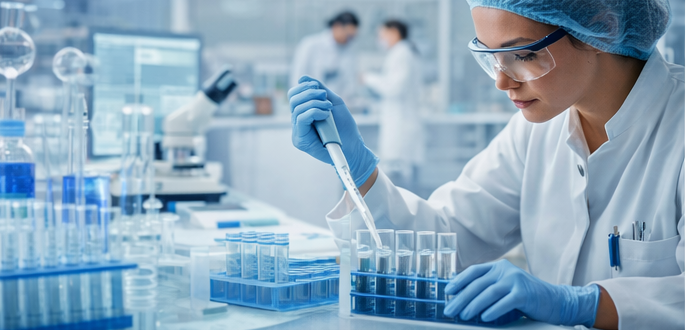
#> input picture CTFs/CTF9/fotos/aetherpharma.png, 700 x 330 px
$ python deep_analysis.py
#> lines starting #> are read from the running program, lines starting #| are printed output that depends on the picture
#!/usr/bin/env python3
# -*- coding: utf-8 -*-
"""
Análise Profunda - Descompressão de dados PNG e análise de pixels
"""

import zlib
import struct
from PIL import Image
import numpy as np

def extract_idat_data(filename):
    """Extrai e descomprime todos os dados IDAT"""
#> called with filename = 'aetherpharma.png'
    with open(filename, 'rb') as f:
        data = f.read()

    # Verificar header PNG
    if data[:8] != b'\x89PNG\r\n\x1a\n':
        print('ERRO: Não é um PNG válido!')
        return None

    offset = 8
    idat_chunks = []

    while offset < len(data):
        if offset + 8 > len(data):
            break

        chunk_len = struct.unpack('>I', data[offset:offset+4])[0]
        chunk_type = data[offset+4:offset+8]

        if chunk_type == b'IDAT':
            chunk_data = data[offset+8:offset+8+chunk_len]
            idat_chunks.append(chunk_data)

        offset += 8 + chunk_len + 4

        if chunk_type == b'IEND':
            break

    # Concatenar todos os chunks IDAT
    all_idat = b''.join(idat_chunks)

    # Descomprimir
    try:
        decompressed = zlib.decompress(all_idat)
        return decompressed
    except Exception as e:
        print(f'ERRO ao descomprimir: {e}')
        return None

def analyze_decompressed_data(decompressed, width, height):
    """Analisa os dados descomprimidos"""
#> called with width = 700, height = 330
    print(f'\n=== Análise dos Dados Descomprimidos ===')
    print(f'Tamanho descomprimido: {len(decompressed)} bytes')
    print(f'Esperado (com filtros): {width * height * 3 + height} bytes')

    # Os dados PNG descomprimidos têm um byte de filtro por linha
    # Formato: [filtro][dados da linha] para cada linha

    # Extrair apenas os dados de pixel (ignorar bytes de filtro)
    pixel_data = []
    for y in range(height):
        line_start = y * (width * 3 + 1)
        if line_start + 1 < len(decompressed):
            filter_byte = decompressed[line_start]
            line_data = decompressed[line_start + 1:line_start + 1 + width * 3]
            pixel_data.extend(line_data)

    pixel_array = np.array(pixel_data, dtype=np.uint8)

    # Análise LSB dos dados brutos
    print('\n[LSB Analysis - Dados Descomprimidos]')
    lsb_bits = pixel_array & 1
    bits_str = ''.join([str(b) for b in lsb_bits])

    # Converter para bytes
    bytes_data = []
    for i in range(0, len(bits_str), 8):
        if i + 8 <= len(bits_str):
            byte_val = int(bits_str[i:i+8], 2)
            bytes_data.append(byte_val)

    lsb_bytes = bytes(bytes_data)
    lsb_str = lsb_bytes.decode('utf-8', errors='ignore')

    # Procurar padrões
    if 'solyd' in lsb_str.lower():
        idx = lsb_str.lower().find('solyd')
        print('🚨 ENCONTRADO "solyd" no LSB dos dados descomprimidos!')
        print(f'Contexto: {lsb_str[max(0, idx-50):idx+200]}')
        return lsb_str[max(0, idx-50):idx+200]

    if 'flag' in lsb_str.lower():
        idx = lsb_str.lower().find('flag')
        print('🚨 ENCONTRADO "flag" no LSB dos dados descomprimidos!')
        print(f'Contexto: {lsb_str[max(0, idx-50):idx+200]}')
        return lsb_str[max(0, idx-50):idx+200]

    # Verificar outros bit planes
    for plane in range(1, 8):
        plane_bits = (pixel_array >> plane) & 1
        bits_str = ''.join([str(b) for b in plane_bits])
        bytes_data = []
        for i in range(0, len(bits_str), 8):
            if i + 8 <= len(bits_str):
                byte_val = int(bits_str[i:i+8], 2)
                bytes_data.append(byte_val)
        plane_bytes = bytes(bytes_data)
        plane_str = plane_bytes.decode('utf-8', errors='ignore')

        if 'solyd' in plane_str.lower() or 'flag' in plane_str.lower():
            print(f'🚨 ENCONTRADO padrão no bit plane {plane}!')
            if 'solyd' in plane_str.lower():
                idx = plane_str.lower().find('solyd')
                print(f'Contexto: {plane_str[max(0, idx-50):idx+200]}')
                return plane_str[max(0, idx-50):idx+200]

    return None

def analyze_pixel_differences(img1_path, img2_path):
    """Analisa diferenças pixel a pixel"""
#> called with img1_path = 'aetherpharma.png', img2_path = 'festas-ano-novo.png'
    print(f'\n=== Análise de Diferenças Pixel a Pixel ===')

    img1 = Image.open(img1_path)
#> img1 is the input picture: PIL image 700x330 RGB; mean R, G, B 141.5, 169.3, 189.7
    img2 = Image.open(img2_path)
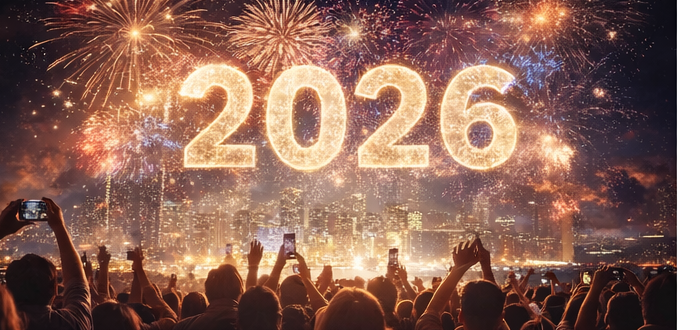
#> input picture CTFs/CTF9/fotos/festas-ano-novo.png, 700 x 330 px
#> img2 is the input picture: PIL image 700x330 RGB; mean R, G, B 140.3, 102.4, 89.3

    arr1 = np.array(img1.convert('RGB'))
    arr2 = np.array(img2.convert('RGB'))

    if arr1.shape != arr2.shape:
        print('AVISO: Imagens têm tamanhos diferentes!')
        return

    # Diferença absoluta
    diff = np.abs(arr1.astype(np.int16) - arr2.astype(np.int16))
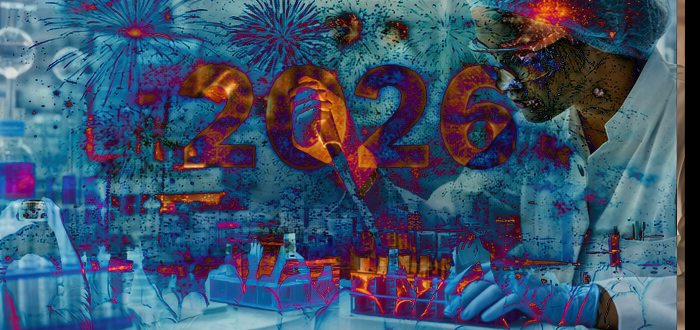
#> diff: shape (330, 700, 3) int16; mean R, G, B 59.7, 81.4, 105.3

    # Extrair LSB das diferenças
    diff_lsb = diff & 1
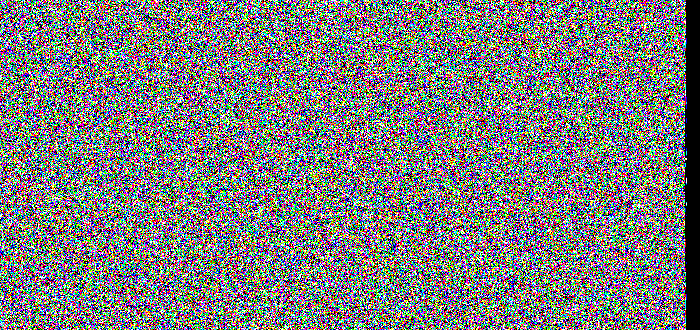
#> diff_lsb: shape (330, 700, 3) int16; mean R, G, B 0.488, 0.49, 0.488; drawn with 1 as white
    bits_str = ''.join([str(b) for b in diff_lsb.flatten()])

    bytes_data = []
    for i in range(0, len(bits_str), 8):
        if i + 8 <= len(bits_str):
            byte_val = int(bits_str[i:i+8], 2)
            bytes_data.append(byte_val)
#> this loop made 86625 passes
#> (i, byte_val) on passes 2 to 13: (8, 90), (16, 198), (24, 168), (32, 95), (40, 30), (48, 249), (56, 118), (64, 27), (72, 224), (80, 123), (88, 76), (96, 72)
#> byte_val on passes 1, 61, 62, 63, 64, 65: 93, 95, 199, 72, 30, 210
#> after the loop, bytes_data = 86625 items

    diff_bytes = bytes(bytes_data)
    diff_str = diff_bytes.decode('utf-8', errors='ignore')

    if 'solyd' in diff_str.lower():
        idx = diff_str.lower().find('solyd')
        print('🚨 ENCONTRADO "solyd" no LSB das diferenças!')
        print(f'Contexto: {diff_str[max(0, idx-50):idx+200]}')
        return diff_str[max(0, idx-50):idx+200]

    # Verificar valores das diferenças diretamente
    diff_values = diff.flatten()
    diff_bytes = diff_values.astype(np.uint8).tobytes()
    diff_str = diff_bytes.decode('utf-8', errors='ignore')

    if 'solyd' in diff_str.lower():
        idx = diff_str.lower().find('solyd')
        print('🚨 ENCONTRADO "solyd" nos valores das diferenças!')
        print(f'Contexto: {diff_str[max(0, idx-50):idx+200]}')
        return diff_str[max(0, idx-50):idx+200]

    return None

if __name__ == "__main__":
    # Analisar primeira imagem
    print("="*60)
    print("ANÁLISE PROFUNDA: aetherpharma.png")
    print("="*60)

    decompressed1 = extract_idat_data('aetherpharma.png')
    if decompressed1:
        result1 = analyze_decompressed_data(decompressed1, 700, 330)
        if result1:
            print(f'\n🎯 FLAG ENCONTRADA: {result1}')

    # Analisar segunda imagem
    print("\n" + "="*60)
    print("ANÁLISE PROFUNDA: festas-ano-novo.png")
    print("="*60)

    decompressed2 = extract_idat_data('festas-ano-novo.png')
    if decompressed2:
        result2 = analyze_decompressed_data(decompressed2, 700, 330)
        if result2:
            print(f'\n🎯 FLAG ENCONTRADA: {result2}')

    # Comparar diferenças
    print("\n" + "="*60)
    print("ANÁLISE DE DIFERENÇAS")
    print("="*60)

    result_diff = analyze_pixel_differences('aetherpharma.png', 'festas-ano-novo.png')
    if result_diff:
        print(f'\n🎯 FLAG ENCONTRADA: {result_diff}')
